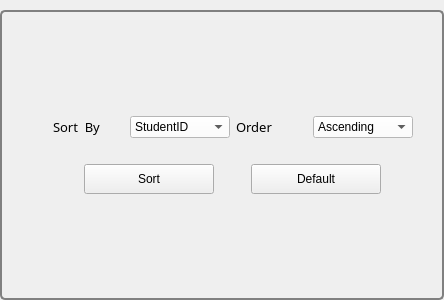
                      <widget class="QGroupBox" name="groupBox_4">
                       <property name="minimumSize">
                        <size>
                         <width>0</width>
                         <height>300</height>
                        </size>
                       </property>
                       <property name="maximumSize">
                        <size>
                         <width>16777215</width>
                         <height>16777215</height>
                        </size>
                       </property>
                       <property name="styleSheet">
                        <string notr="true">QGroupBox {
    border: 2px solid gray;
    border-radius: 5px;
    margin-top: 10px;
}

QGroupBox:title {
    subcontrol-origin: margin;
    subcontrol-position: top center;
    padding: 0 3px;
}

</string>
                       </property>
                       <property name="title">
                        <string/>
                       </property>
                       <layout class="QVBoxLayout" name="verticalLayout_30">
                        <item>
                         <layout class="QVBoxLayout" name="verticalLayout_31">
                          <item>
                           <spacer name="verticalSpacer_10">
                            <property name="orientation">
                             <enum>Qt::Vertical</enum>
                            </property>
                            <property name="sizeHint" stdset="0">
                             <size>
                              <width>20</width>
                              <height>40</height>
                             </size>
                            </property>
                           </spacer>
                          </item>
                          <item>
                           <layout class="QHBoxLayout" name="horizontalLayout_42">
                            <item>
                             <spacer name="horizontalSpacer_35">
                              <property name="orientation">
                               <enum>Qt::Horizontal</enum>
                              </property>
                              <property name="sizeHint" stdset="0">
                               <size>
                                <width>40</width>
                                <height>20</height>
                               </size>
                              </property>
                             </spacer>
                            </item>
                            <item>
                             <layout class="QVBoxLayout" name="verticalLayout_32">
                              <item>
                               <layout class="QHBoxLayout" name="horizontalLayout_43">
                                <item>
                                 <widget class="QLabel" name="label_28">
                                  <property name="minimumSize">
                                   <size>
                                    <width>71</width>
                                    <height>0</height>
                                   </size>
                                  </property>
                                  <property name="maximumSize">
                                   <size>
                                    <width>125</width>
                                    <height>20</height>
                                   </size>
                                  </property>
                                  <property name="font">
                                   <font>
                                    <family>Arial Black</family>
                                    <pointsize>-1</pointsize>
                                    <weight>10</weight>
                                    <italic>false</italic>
                                    <bold>false</bold>
                                   </font>
                                  </property>
                                  <property name="styleSheet">
                                   <string notr="true">color  : black;
font-size :13px</string>
                                  </property>
                                  <property name="text">
                                   <string>Sort  By</string>
                                  </property>
                                 </widget>
                                </item>
                                <item>
                                 <widget class="QComboBox" name="comboBox_sortBy_Std">
                                  <property name="minimumSize">
                                   <size>
                                    <width>100</width>
                                    <height>0</height>
                                   </size>
                                  </property>
                                  <property name="maximumSize">
                                   <size>
                                    <width>200</width>
                                    <height>16777215</height>
                                   </size>
                                  </property>
                                  <property name="styleSheet">
                                   <string notr="true">background-color: white;
            color: black; 


</string>
                                  </property>
                                  <item>
                                   <property name="text">
                                    <string>StudentID</string>
                                   </property>
                                  </item>
                                  <item>
                                   <property name="text">
                                    <string>StudentName</string>
                                   </property>
                                  </item>
                                  <item>
                                   <property name="text">
                                    <string>StudentAddress</string>
                                   </property>
                                  </item>
                                  <item>
                                   <property name="text">
                                    <string>ClassID</string>
                                   </property>
                                  </item>
                                 </widget>
                                </item>
                                <item>
                                 <widget class="QLabel" name="label_29">
                                  <property name="minimumSize">
                                   <size>
                                    <width>71</width>
                                    <height>0</height>
                                   </size>
                                  </property>
                                  <property name="maximumSize">
                                   <size>
                                    <width>125</width>
                                    <height>20</height>
                                   </size>
                                  </property>
                                  <property name="font">
                                   <font>
                                    <family>Arial Black</family>
                                    <pointsize>-1</pointsize>
                                    <weight>10</weight>
                                    <italic>false</italic>
                                    <bold>false</bold>
                                   </font>
                                  </property>
                                  <property name="styleSheet">
                                   <string notr="true">color  : black;
font-size :13px</string>
                                  </property>
                                  <property name="text">
                                   <string>Order</string>
                                  </property>
                                 </widget>
                                </item>
                                <item>
                                 <widget class="QComboBox" name="comboBox_orderBy_Std">
                                  <property name="minimumSize">
                                   <size>
                                    <width>100</width>
                                    <height>0</height>
                                   </size>
                                  </property>
                                  <property name="maximumSize">
                                   <size>
                                    <width>200</width>
                                    <height>16777215</height>
                                   </size>
                                  </property>
                                  <property name="styleSheet">
                                   <string notr="true">background-color: white; /* Màu nền mặc định của ComboBox */
            color: black; /* Màu chữ mặc định của ComboBox */</string>
                                  </property>
                                  <item>
                                   <property name="text">
                                    <string>Ascending</string>
                                   </property>
                                  </item>
                                  <item>
                                   <property name="text">
                                    <string>Descending</string>
                                   </property>
                                  </item>
                                 </widget>
                                </item>
                               </layout>
                              </item>
                              <item>
                               <layout class="QHBoxLayout" name="horizontalLayout_44">
                                <property name="topMargin">
                                 <number>20</number>
                                </property>
                                <item>
                                 <widget class="QPushButton" name="sort_btn_Stu">
                                  <property name="minimumSize">
                                   <size>
                                    <width>130</width>
                                    <height>30</height>
                                   </size>
                                  </property>
                                  <property name="maximumSize">
                                   <size>
                                    <width>130</width>
                                    <height>16777215</height>
                                   </size>
                                  </property>
                                  <property name="text">
                                   <string>Sort</string>
                                  </property>
                                 </widget>
                                </item>
                                <item>
                                 <widget class="QPushButton" name="default_btn_Stu">
                                  <property name="minimumSize">
                                   <size>
                                    <width>130</width>
                                    <height>30</height>
                                   </size>
                                  </property>
                                  <property name="maximumSize">
                                   <size>
                                    <width>130</width>
                                    <height>16777215</height>
                                   </size>
                                  </property>
                                  <property name="text">
                                   <string>Default</string>
                                  </property>
                                 </widget>
                                </item>
                               </layout>
                              </item>
                             </layout>
                            </item>
                            <item>
                             <spacer name="horizontalSpacer_42">
                              <property name="orientation">
                               <enum>Qt::Horizontal</enum>
                              </property>
                              <property name="sizeHint" stdset="0">
                               <size>
                                <width>18</width>
                                <height>20</height>
                               </size>
                              </property>
                             </spacer>
                            </item>
                           </layout>
                          </item>
                          <item>
                           <spacer name="verticalSpacer_11">
                            <property name="orientation">
                             <enum>Qt::Vertical</enum>
                            </property>
                            <property name="sizeHint" stdset="0">
                             <size>
                              <width>20</width>
                              <height>40</height>
                             </size>
                            </property>
                           </spacer>
                          </item>
                         </layout>
                        </item>
                       </layout>
                      </widget>
